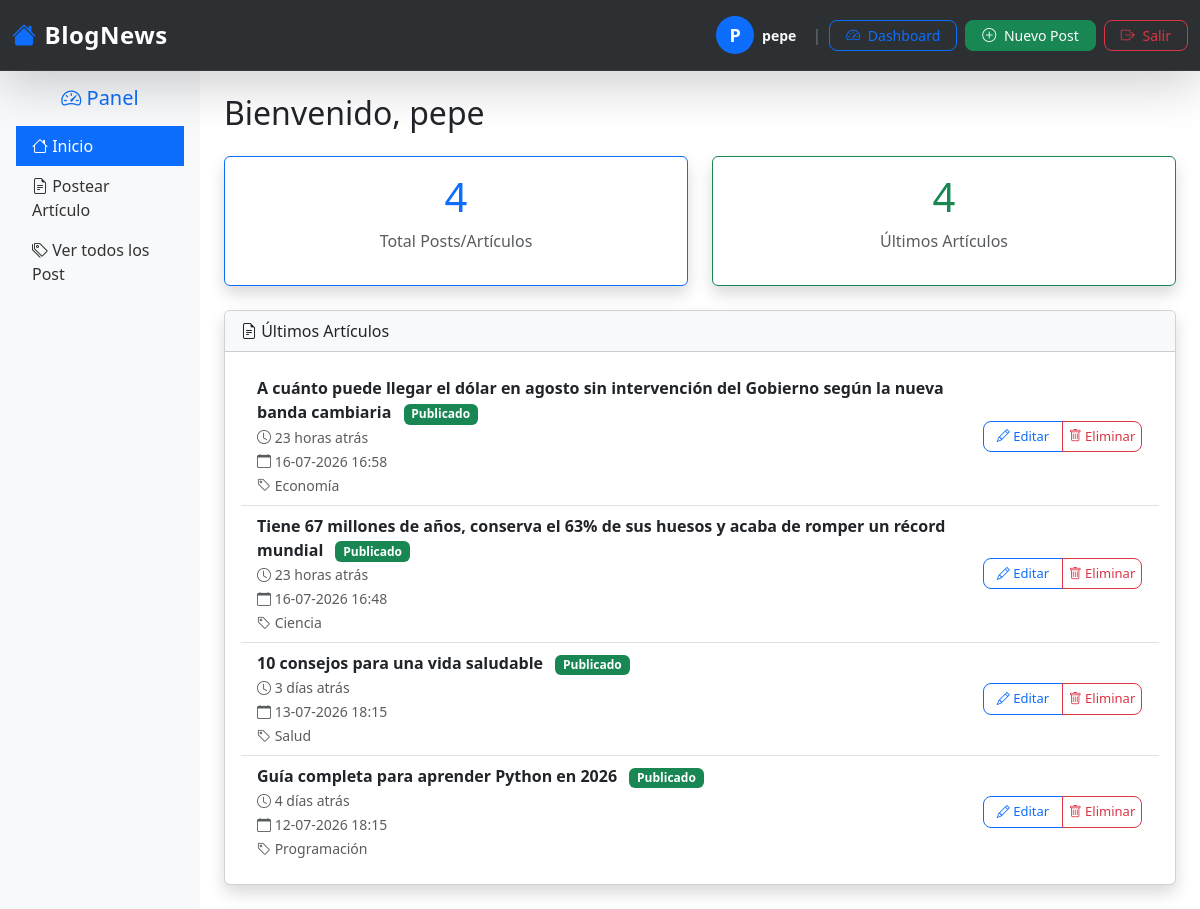
Page /dashboard/ (signed in) on the earlier database version.
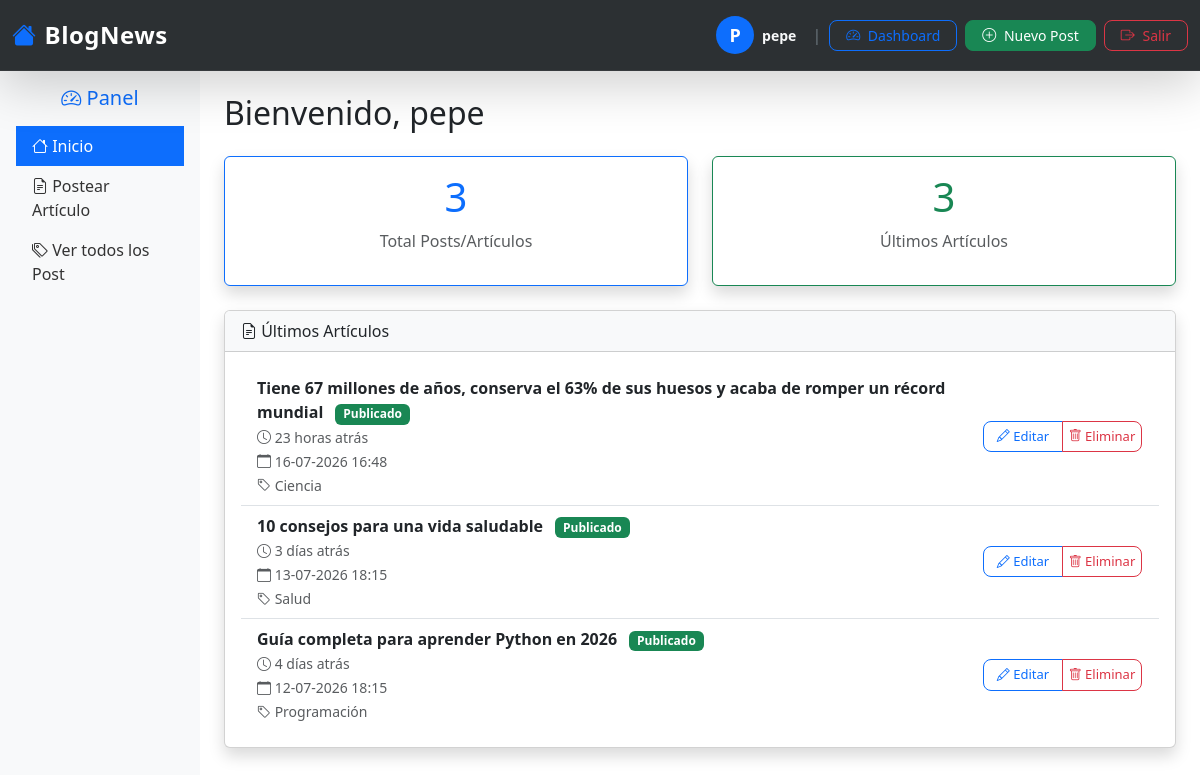
Same page on the later database version.
### users/models.py (models this page shows, shortened)
class User(AbstractUser):
    email = models.EmailField(unique=True)
    USERNAME_FIELD = 'email'
    REQUIRED_FIELDS = ['username']
    bio = models.TextField('Biografía', blank=True, null=True)
    avatar = models.ImageField('Avatar', upload_to='avatars/', blank=True, null=True)
    is_verified = models.BooleanField('Verificado', default=False)

### post/models.py (models this page shows)
class Articulos(models.Model):
    titular = models.CharField(max_length=200)
    articulo = models.TextField()
    autor_articulo = models.CharField(max_length=100)
    fecha_at = models.DateTimeField(auto_now_add=True)
    fecha_up = models.DateTimeField(auto_now_add=True)
    status = models.BooleanField(default=True)
    categoria = models.CharField(
        max_length=100,
        blank=True,
        null=True
    )
    imagen_articulo = models.ImageField('imagenarticulos', upload_to='imagenarticulos/', blank=True, null=True)

### dashboard/views.py (the view)
# urls.py: path('dashboard/', DashBoard.as_view(), name='dashboard'),
class DashBoard(View):
    def get(self, request):
        totalArticulos = CountArticulosUser()
        response = totalArticulos.get(request)
        conteo = response.data if response.status_code == 200 else {'totalPost': 0}
        ultimosPost = PostTiempoPublicado()
        misPost = ultimosPost.get_ultimos_articulos(request.user.username)
        datosUltimosPost = []
        for articulo in misPost:  # articuloES UN DICCIONARIO
            elId = articulo['id']
            responsedatos = ultimosPost.get(request, pk=elId)
            if responsedatos.status_code == 200:
                fecha_publicacion = responsedatos.data['fecha_publicacion']
                tiempo_publicado = responsedatos.data['tiempo_publicado']
                datosUltimosPost.append({
                    'id': elId,
                    'titular': articulo['titular'],
                    'categoria': articulo['categoria'],
                    'fecha_publicacion': fecha_publicacion,
                    'tiempo_publicado': tiempo_publicado
                })
        datos = {
            'conteo': conteo,
            'datosUltimosPost': datosUltimosPost
        }
        print('datos',datos)
        return render(request, 'dashboard/dashboard.html', datos)

### tools/views.py (called while the page is built)
    def get(self, request):
        usuario = request.user
        with connection.cursor() as cursor:
            sqlcount = """
                  SELECT COUNT(*) FROM post_articulos WHERE autor_articulo = %s
              """
            cursor.execute(sqlcount, [usuario.username])
            totalPost = cursor.fetchone()[0]
        return Response({
                     'totalPost': totalPost
                    })

    def get_ultimos_articulos(self, autor):
        sql = """
            SELECT id, titular, categoria, fecha_at
                    FROM   post_articulos
                    WHERE autor_articulo = %s
                    AND status = 1
                    ORDER BY fecha_at DESC
                    LIMIT 4
        """
        with connection.cursor() as cursor:
            cursor.execute(sql, [autor])
            resultados = cursor.fetchall()
            articulos = []
            for fila in resultados:
                articulo = {
                    'id': fila[0],
                    'titular': fila[1],
                    'categoria': fila[2],
                    'fecha_at': fila[3]
                }
                articulos.append(articulo)
            return articulos

### templates/dashboard/dashboard.html (shortened to what this page needs)
<!DOCTYPE html>
{% load static %}
<html lang="es">
<head>
    <link rel="stylesheet" href="{% static 'bootstrap/css/bootstrap.min.css' %}">
    <link rel="stylesheet" href="{% static 'bootstrap-icons/font/bootstrap-icons.css' %}">
</head>
<body>
    {% include "includes/navbar.html" %}
    <div class="container-fluid">
        <div class="row">
            <div class="col-md-2 sidebar p-3">
                <h5 class="text-center text-primary mb-3">
                    <i class="bi bi-speedometer2"></i> Panel
                </h5>
                <ul class="nav flex-column">
                    <li class="nav-item">
                        <a class="nav-link active" href="#">
                            <i class="bi bi-house"></i> Inicio
                        </a>
                    </li>
                    <li class="nav-item">
                        <a class="nav-link" href="/postearArticulos">
                            <i class="bi bi-file-earmark-text"></i> Postear Artículo
                        </a>
                    </li>
                    <li class="nav-item">
                        <a class="nav-link" href="/list-articulos">
                            <i class="bi bi-tags"></i> Ver todos los Post
                        </a>
                    </li>
                </ul>
            </div>
            <div class="col-md-10 p-4">
                <h2 class="mb-4">Bienvenido, {{ user.username }}</h2>
                <div class="row g-4 mb-4">
                    <div class="col-md-6">
                        <div class="card stat-card shadow border-primary">
                            <div class="card-body text-center">
                                <h1 class="text-primary">{{ conteo.totalPost|default:0 }}</h1>
                                <p class="text-muted">Total Posts/Artículos</p>
                            </div>
                        </div>
                    </div>
                    <div class="col-md-6">
                        <div class="card stat-card shadow border-success">
                            <div class="card-body text-center">
                                <h1 class="text-success">{{ datosUltimosPost|length|default:0 }}</h1>
                                <p class="text-muted">Últimos Artículos</p>
                            </div>
                        </div>
                    </div>
                </div>
                <div class="row g-4">
                    <div class="col-md-12">
                        <div class="card shadow">
                            <div class="card-header bg-light">
                                <i class="bi bi-file-earmark-text"></i> Últimos Artículos
                            </div>
                            <div class="card-body">
                                {% if datosUltimosPost %}
                                    <ul class="list-group list-group-flush">
                                        {% for articulo in datosUltimosPost %}
                                            <li class="list-group-item d-flex justify-content-between align-items-center">
                                                <div>
                                                    <strong>{{ articulo.titular }}</strong>
                                                    <span class="badge bg-success ms-2">Publicado</span>
                                                    <br>
                                                    <small class="text-muted">
                                                        <i class="bi bi-clock"></i> {{ articulo.tiempo_publicado }}
                                                    </small>
                                                    <br>
                                                    <small class="text-muted">
                                                        <i class="bi bi-calendar"></i> {{ articulo.fecha_publicacion }}
                                                    </small>
                                                    <br>
                                                    <small class="text-muted">
                                                        <i class="bi bi-tag"></i> {{ articulo.categoria }}
                                                    </small>
                                                </div>
                                                <div class="btn-group btn-group-actions" role="group">
                                                    <a href="/articulo/update/{{ articulo.id }}/" class="btn btn-sm btn-outline-primary">
                                                        <i class="bi bi-pencil"></i> Editar
                                                    </a>
                                                    <button class="btn btn-sm btn-outline-danger" onclick="confirmarEliminacion({{ articulo.id }})">
                                                        <i class="bi bi-trash"></i> Eliminar
                                                    </button>
                                                </div>
                                            </li>
                                        {% endfor %}
                                    </ul>
                                {% endif %}
                            </div>
                        </div>
                    </div>
                </div>
            </div>
        </div>
    </div>
</body>
</html>

### templates/includes/navbar.html (shortened to what this page needs)
<nav class="navbar navbar-expand-lg navbar-dark bg-dark fixed-top shadow-lg">
    <div class="container-fluid">
        <a class="navbar-brand fw-bold fs-4" href="/">
            <i class="bi bi-house-fill me-2 text-primary"></i>BlogNews
        </a>
        <div class="collapse navbar-collapse" id="navbarNav">
            <ul class="navbar-nav ms-auto align-items-center">
                {% if user.is_authenticated %}
                    <li class="nav-item me-2">
                        <div class="d-flex align-items-center">
                            <div class="bg-primary rounded-circle d-flex align-items-center justify-content-center"
                                 style="width: 38px; height: 38px; font-size: 18px; color: white; font-weight: bold;">
                                {{ user.username|first|upper }}
                            </div>
                            <span class="navbar-text text-light ms-2 fw-semibold">
                                {{ user.username }}
                            </span>
                        </div>
                    </li>
                    <li class="nav-item mx-2 d-none d-lg-block">
                        <span class="text-secondary">|</span>
                    </li>
                    <li class="nav-item me-2">
                        <a href="/dashboard/" class="btn btn-outline-primary btn-sm px-3">
                            <i class="bi bi-speedometer2 me-1"></i> Dashboard
                        </a>
                    </li>
                    <li class="nav-item me-2">
                        <a href="/postearArticulos" class="btn btn-success btn-sm px-3">
                            <i class="bi bi-plus-circle me-1"></i> Nuevo Post
                        </a>
                    </li>
                    <li class="nav-item">
                        <a href="/logout/" class="btn btn-outline-danger btn-sm px-3">
                            <i class="bi bi-box-arrow-right me-1"></i> Salir
                        </a>
                    </li>
                {% endif %}
            </ul>
        </div>
    </div>
</nav>

### templates/dashboard/dashboard.html (style rules this page uses)
body { padding-top: 70px; }
.stat-card { transition: transform 0.3s; cursor: default; }
.sidebar { background: #f8f9fa; min-height: calc(100vh - 70px); }
.sidebar .nav-link { color: #333; }
.sidebar .nav-link.active { background: #0d6efd; color: white; }
.btn-group-actions { width: 160px; flex-shrink: 0; }
.btn-group-actions .btn { width: 80px; flex: 0 0 80px; text-align: center; font-size: 13px; padding: 5px 0; }

### templates/includes/navbar.html (style rules this page uses)
.navbar { padding: 12px 0; backdrop-filter: blur(10px); background-color: rgba(33, 37, 41, 0.95) !important; border-bottom: 1px solid rgba(255, 255, 255, 0.05); }
.navbar-brand { letter-spacing: 0.5px; }
.navbar-text { font-size: 14px; }
.btn-sm { border-radius: 8px; font-weight: 500; transition: all 0.3s ease; }
.bg-primary.rounded-circle { transition: transform 0.3s ease; }

Differences in the rows shown:
removed Articulos: titular "A cuánto puede llegar el dólar en agosto sin intervención del Gobierno según la nueva banda cambiaria", tiempo_publicado "23 horas atrás", fecha_publicacion "16-07-2026 16:58", categoria "Economía"
Other differences:
{{ conteo.totalPost|default:0 }}: "4" → "3"
{{ datosUltimosPost|length|default:0 }}: "4" → "3"
